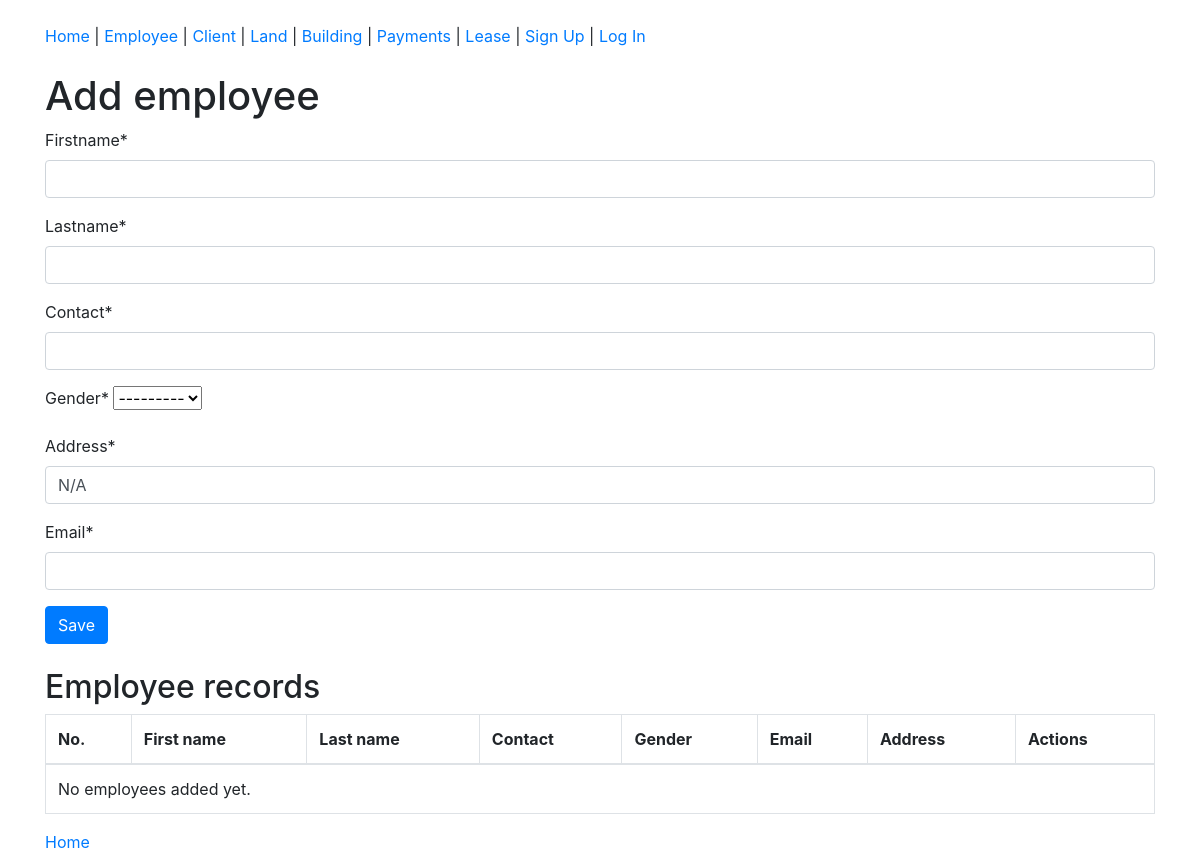
The app's page /employee/, older data.
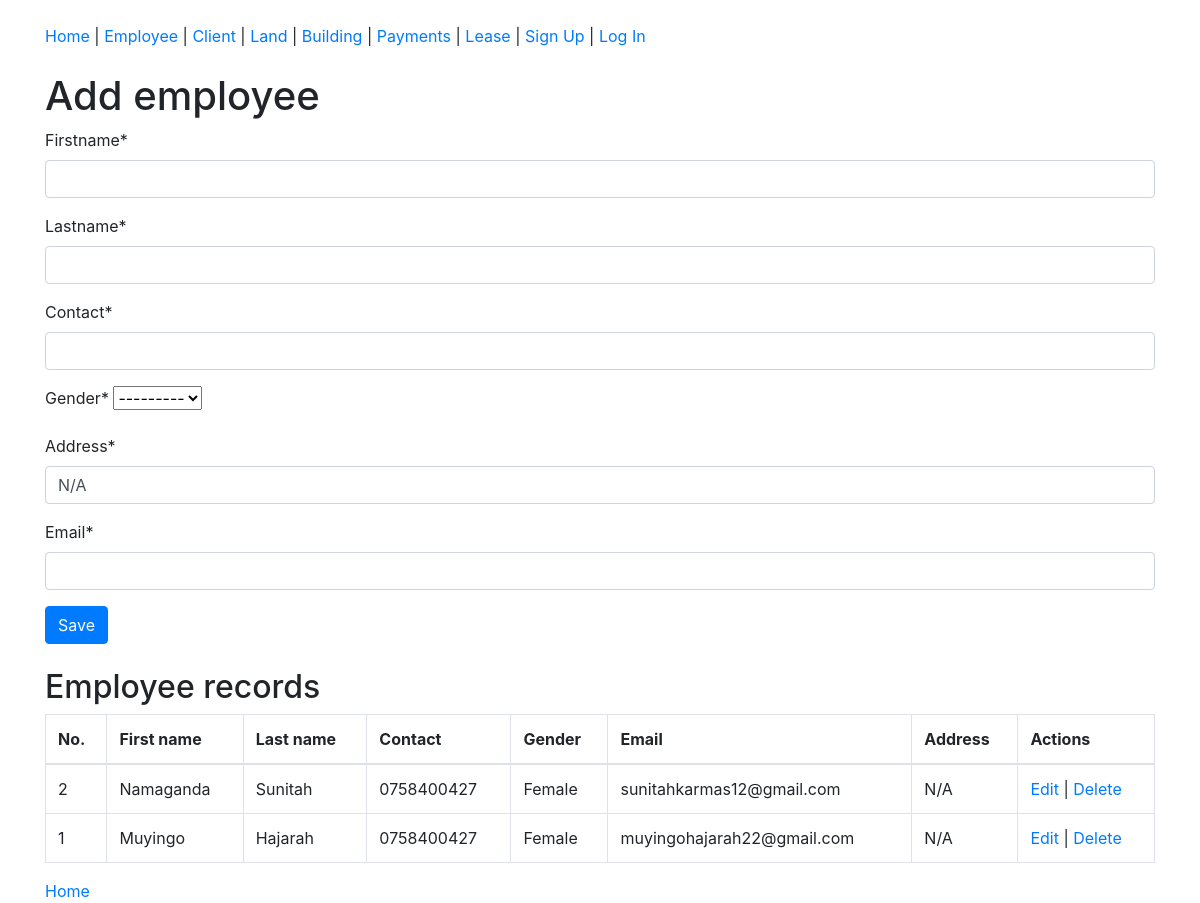
The same page, newer data.
### management/models.py (models this page shows, shortened)
class Employee(models.Model):
    GENDER_OPTIONS = [
        ("M", "Male"),
        ("M", "Female")
    ]
    firstname = models.CharField(max_length= 50)
    lastname = models.CharField(max_length=50)
    contact = models.CharField(max_length=10)
    gender = models.CharField(max_length=2, choices= GENDER_OPTIONS)
    address = models.CharField(max_length=100, null= True ,default="N/A")
    email = models.CharField()

### management/views.py (the view)
# urls.py: path('employee/', views.add_employee_view, name='employee_page'),
def add_employee_view(request):
    if request.method == "POST":
        employee_form = EmployeeForm(request.POST)
        if employee_form.is_valid():
            employee_form.save()
            messages.success(request, "Employee added successfully.")
            return redirect("employee_page")
    else:
        employee_form = EmployeeForm()
    context = {'form': employee_form, 'employees': Employee.objects.all().order_by('-id')}
    return render(request, "employee.html", context)

### management/forms.py
class EmployeeForm(ModelForm):
    class Meta:
        model = Employee
        fields = "__all__"

### management/templates/employee.html (shortened to what this page needs)
{% extends 'base.html' %}
{% load crispy_forms_tags %}
{% block content %}
    <div class="container mt-4">
        <h1>Add employee</h1>
        <form method="POST">
            {{ form|crispy }}
            <button type="submit" class="btn btn-primary">Save</button>
        </form>
        <h2 class="mt-4">Employee records</h2>
        <div class="table-responsive">
            <table class="table table-bordered">
                <thead>
                    <tr>
                    <th scope="col">No.</th>
                    <th scope="col">First name</th>
                    <th scope="col">Last name</th>
                    <th scope="col">Contact</th>
                    <th scope="col">Gender</th>
                    <th scope="col">Email</th>
                    <th scope="col">Address</th>
                    <th scope="col">Actions</th>
                    </tr>
                </thead>
                <tbody>
                    {% for employee in employees %}
                    <tr>
                    <td>{{ employee.id }}</td>
                    <td>{{ employee.firstname }}</td>
                    <td>{{ employee.lastname }}</td>
                    <td>{{ employee.contact }}</td>
                    <td>{{ employee.get_gender_display }}</td>
                    <td>{{ employee.email }}</td>
                    <td>{{ employee.address }}</td>
                    <td>
                        <a href="{% url 'edit_employee_page' employee.id %}">Edit</a> |
                        <a href="{% url 'delete_employee_page' employee.id %}">Delete</a>
                    </td>
                    </tr>
                    {% empty %}
                    <tr><td colspan="8">No employees added yet.</td></tr>
                    {% endfor %}
                </tbody>
            </table>
        </div>
        <a href="{% url 'home_page' %}">Home</a>
    </div>
{% endblock %}

### management/templates/base.html (shortened to what this page needs)
{% load static %}
<!DOCTYPE html>
<html lang="en">
<head>
    <link rel="stylesheet" href="{% static 'css/bootstrap.min.css' %}">
</head>
<body>
    <div class="container">
        <nav class="my-4">
            <a href="{% url 'home_page' %}">Home</a> |
            <a href="{% url 'employee_page' %}">Employee</a> |
            <a href="{% url 'client_page' %}">Client</a> |
            <a href="{% url 'land_page' %}">Land</a> |
            <a href="{% url 'building_page' %}">Building</a> |
            <a href="{% url 'payment_page' %}">Payments</a> |
            <a href="{% url 'lease_page' %}">Lease</a> |
            <a href="{% url 'sign_up_page' %}">Sign Up</a> |
            {% if user.is_authenticated %}
                <form action="{% url 'logout' %}" method="POST" style="display: inline;">
                    {% csrf_token %}
                    <button type="submit" class="btn btn-link p-0">Log Out</button>
                </form>
            {% else %}
                <a href="{% url 'login' %}">Log In</a>
            {% endif %}
        </nav>
    </div>
    {% block content %}
    {% endblock %}
</body>
</html>

Row changes from the older to the newer data that the page shows:
added Employee: id "2", firstname "Namaganda", lastname "Sunitah", contact "0758400427", gender "Female", email "sunitahkarmas12@gmail.com", address "N/A"
added Employee: id "1", firstname "Muyingo", lastname "Hajarah", contact "0758400427", gender "Female", email "muyingohajarah22@gmail.com", address "N/A"
Text that changed along with them:
text no longer shown: "No employees added yet."
